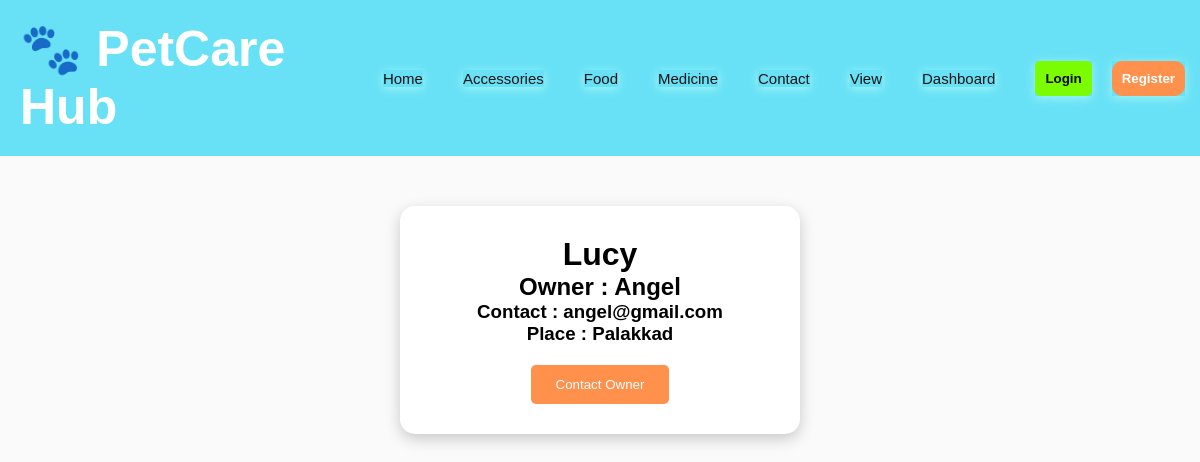
/contact-owner/6/, run on the app's committed database.
### app/models.py (models this page shows)
class Pet(models.Model):
    pet_type = models.CharField(max_length=100)
    breed = models.CharField(max_length=100)
    name = models.CharField(max_length=100)
    place = models.CharField(max_length=100)
    age = models.CharField(max_length=50)
    weight = models.CharField(max_length=50)
    owner_name = models.CharField(max_length=100)
    contact = models.CharField(max_length=15)
    image = models.ImageField(upload_to='pets/')

### app/views.py (the view)
# urls.py: path('contact-owner/<int:id>/',views.contact_owner,name='contact_owner'),
def contact_owner(request, id):
    default_pets = [
        {
            'id': 1,
            'image': 'https://images.unsplash.com/photo-1517849845537-4d257902454a?w=500',
            'name': 'Buddy',
            'owner_name': 'Rahul',
            'contact': '9876543210',
            'place': 'Kochi'
        },
        {
            'id': 2,
            'image': 'https://images.unsplash.com/photo-1518791841217-8f162f1e1131?w=500',
            'name': 'Kitty',
            'owner_name': 'Anjali',
            'contact': '9876501234',
            'place': 'Ernakulam'
        }
    ]
    for pet in default_pets:
        if pet['id'] == id:
            return render(
                request,
                'contact_owner.html',
                {'pet': pet}
            )
    pet = Pet.objects.get(id=id)
    return render(
        request,
        'contact_owner.html',
        {'pet': pet}
    )

### Template/contact_owner.html (shortened to what this page needs)
<!DOCTYPE html>
<html lang="en">
{% extends 'base.html' %}
{% load static %}
{% block content %}
<head>
<link rel="stylesheet" href="{% static 'css/contact.css' %}">
</head>
<body>
<div class="contact-box">
    <h1>{{ pet.name }}</h1>
    <h2>Owner : {{ pet.owner_name }}</h2>
    <h3>Contact : {{ pet.contact }}</h3>
    <h3>Place : {{ pet.place }}</h3>
    <button>
        Contact Owner
    </button>
</div>
{% endblock %}

### static/css/style.css (style rules this page uses)
* { margin:0; padding:0; box-sizing: border-box; font-family: Arial, Helvetica, sans-serif; }
body { font-family: 'Segoe UI', Tahoma, Geneva, Verdana, sans-serif; background-color: #fafafa; margin: 0; padding: 0; overflow-x: hidden; }

### static/css/contact.css (style rules this page uses)
.contact-box { width:400px; margin:50px auto; background:white; padding:30px; border-radius:15px; text-align:center; box-shadow:0 5px 15px rgba(0,0,0,0.2); }
.contact-box button { margin-top:20px; padding:12px 25px; border:none; background:#ff914d; color:white; border-radius:5px; cursor:pointer; }

### data on the page
Pet: name "Lucy", owner_name "Angel", contact "angel@gmail.com", place "Palakkad"
